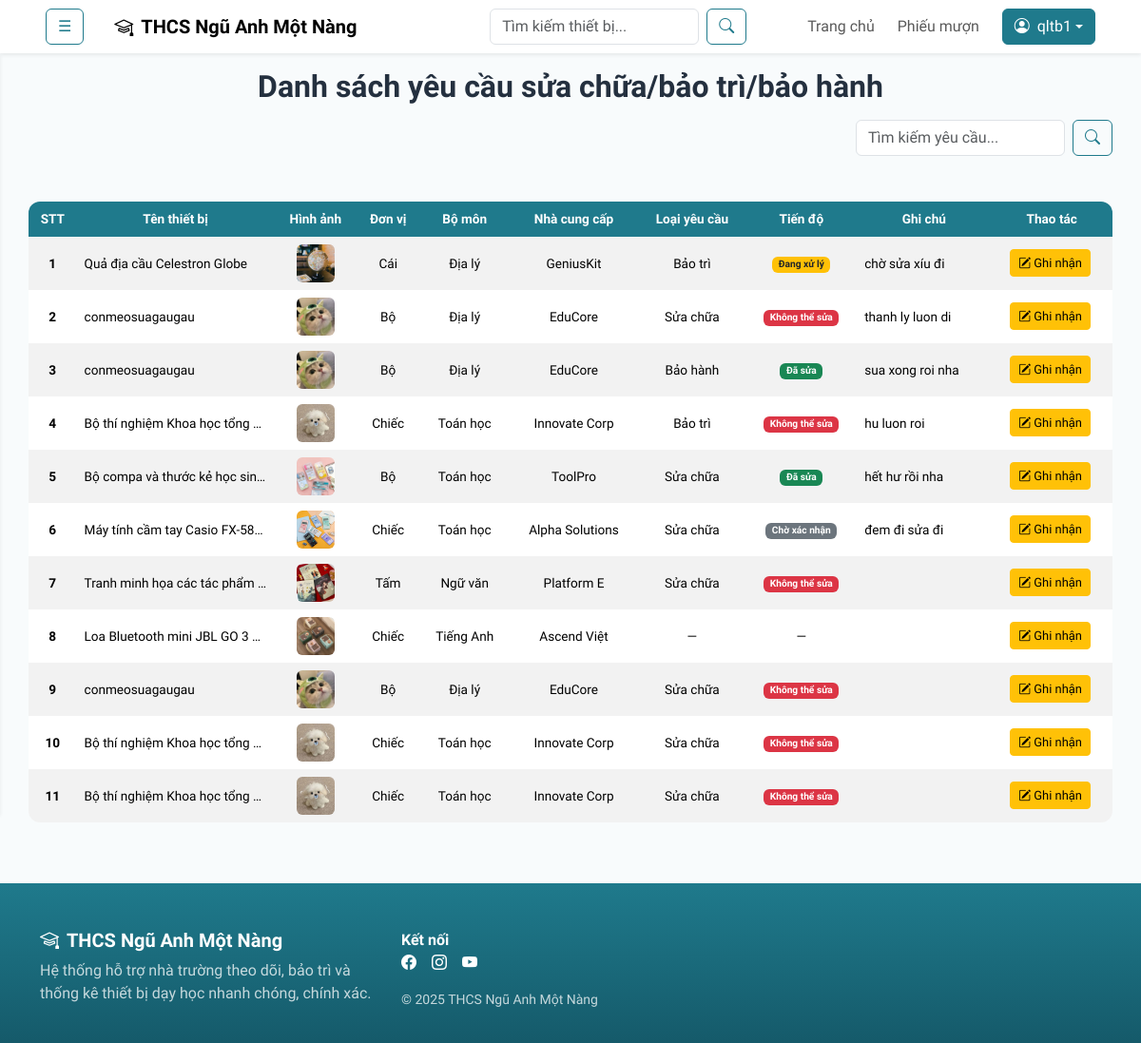
The app's page /index.php?page=dsghinhan (signed in) with its own data.
### tables this page shows
CREATE TABLE `yeucauscbtbh` (
  `maYeuCau` int(11) NOT NULL,
  `maChiTietTB` int(11) NOT NULL,
  `loaiYeuCau` varchar(50) DEFAULT NULL,
  `tienDo` varchar(50) DEFAULT NULL,
  `ghiChu` text DEFAULT NULL
);

CREATE TABLE `thietbi` (
  `maThietBi` int(11) NOT NULL,
  `tenThietBi` varchar(255) NOT NULL,
  `hinhAnh` varchar(255) DEFAULT NULL,
  `donVi` varchar(50) NOT NULL,
  `soLuong` int(11) NOT NULL,
  `lop` varchar(50) NOT NULL,
  `maBoMon` int(11) NOT NULL,
  `maNhaCungCap` int(11) NOT NULL,
  `moTa` text DEFAULT NULL
);

CREATE TABLE `bomon` (
  `maBoMon` int(11) NOT NULL,
  `tenBoMon` varchar(100) NOT NULL,
  `moTa` text DEFAULT NULL
);

CREATE TABLE `nhacungcap` (
  `maNhaCungCap` int(11) NOT NULL,
  `tenNhaCungCap` varchar(100) NOT NULL,
  `diaChi` varchar(255) DEFAULT NULL,
  `soDienThoai` varchar(20) DEFAULT NULL,
  `email` varchar(100) DEFAULT NULL
);

### App/Models/mYeuCauSCBTBH.php (called while the page is built, shortened)
<?php
class modelYeuCauSCBTBH{
    public function selectAllYeuCauSCBTBH() {
        $p = new clsKetNoi();
        $truyvan = "SELECT *, yc.ghiChu FROM yeucauscbtbh yc
                    JOIN chitietthietbi ct ON yc.maChiTietTB = ct.maChiTietTB
                    JOIN thietbi tb ON ct.maThietBi = tb.maThietBi
                    JOIN bomon bm ON tb.maBoMon = bm.maBoMon
                    JOIN nhacungcap ncc ON tb.maNhaCungCap = ncc.maNhaCungCap";
        $con = $p->moketnoi();
        $kq = mysqli_query($con, $truyvan);
        return $kq;
    }
}
?>

### App/Controllers/cYeuCauSCBTBH.php (called while the page is built, shortened)
<?php
include_once('App/Models/mYeuCauSCBTBH.php');
class controlYeuCauSCBTBH {
    public function getAllYeuCauSCBTBH() {
        $p = new modelYeuCauSCBTBH();
        $kq = $p->selectAllYeuCauSCBTBH();
        return $kq;
    }
}
?>

### App/Views/thietbi/ghinhanscbtbh/dsghinhan.php (the view, shortened to what this page needs)
<h2 class="text-center fw-semibold my-3">Danh sách yêu cầu sửa chữa/bảo trì/bảo hành</h2>
<div class="d-flex mx-auto justify-content-between align-items-center" style="width: 95%">
    <form class="d-flex ms-auto" action="index.php" method="get">
        <input class="form-control me-2" type="text" name="keyword" placeholder="Tìm kiếm yêu cầu..." style="width: 220px;">
        <button class="btn btn-outline-primary" type="submit"><i class="bi bi-search"></i></button>
    </form>
</div>
<div class="d-flex justify-content-center">
    <div class="table-responsive my-5" style="width: 95%;">
        <table class="table table-striped table-hover table-borderless align-middle" style="font-size: 0.85em;">
            <thead class="text-center">
                <tr>
                    <th>STT</th>
                    <th>Tên thiết bị</th>
                    <th>Hình ảnh</th>
                    <th>Đơn vị</th>
                    <th>Bộ môn</th>
                    <th>Nhà cung cấp</th>
                    <th>Loại yêu cầu</th>
                    <th>Tiến độ</th>
                    <th>Ghi chú</th>
                    <th>Thao tác</th>
                </tr>
            </thead>
            <tbody>
            <?php
            include_once('App/Controllers/cYeuCauSCBTBH.php');
            $p = new controlYeuCauSCBTBH();
            if(isset($_GET['keyword'])) {
                $keyword = $_GET['keyword'];
                $kq = $p->searchYeuCauSCBTBH($keyword);
            } else {
                $kq = $p->getAllYeuCauSCBTBH();
            }
            if ($kq && $kq->num_rows > 0) {
                $dem = 0;
                while ($r = $kq->fetch_assoc()) {
                    $dem++;
                    echo '<tr>';
                        echo '<td class="text-center"><strong>' . $dem . '</strong></td>';
                        echo '<td title="'.$r['tenThietBi'].'">' . $r['tenThietBi'] . '</td>';
                        echo '<td><img src="public/uploads/' . $r['hinhAnh'] . '" width="40" height="40" class="rounded d-block mx-auto"></td>';
                        echo '<td class="text-center">' . $r['donVi'] . '</td>';
                        echo '<td class="text-center">' . $r['tenBoMon'] . '</td>';
                        echo '<td class="text-center">' . $r['tenNhaCungCap'] . '</td>';
                        echo '<td class="text-center">';
                            echo ($r['loaiYeuCau'] === NULL) ? '—' : $r['loaiYeuCau'];
                        echo '</td>';
                        echo '<td class="text-center">';
                            switch ($r['tienDo']) {
                                case "Chờ xác nhận": echo '<span class="badge bg-secondary">' . $r['tienDo'] . '</span>'; break;
                                case "Đang xử lý": echo '<span class="badge bg-warning text-dark">' . $r['tienDo'] . '</span>'; break;
                                case "Đã sửa": echo '<span class="badge bg-success">' . $r['tienDo'] . '</span>'; break;
                                case "Không thể sửa": echo '<span class="badge bg-danger">' . $r['tienDo'] . '</span>'; break;
                                default: echo '—';
                            }
                        echo '</td>';
                        echo '<td>' . $r['ghiChu'] . '</td>';
                        echo '<td class="text-center">';
                            echo '<a href="index.php?page=ghinhanyeucau&maYeuCau=' . $r['maYeuCau'] . '" class="btn btn-sm btn-warning" style="font-size: 0.95em;"><i class="bi bi-pencil-square"></i> Ghi nhận</a>&nbsp;';
                        echo '</td>';
                    echo '</tr>';
                }
            } else {
                echo '<tr><td colspan="11"><h5 class="text-center text-muted">Chúng tôi tạm thời chưa có yêu cầu nào, mời bạn quay lại sau.</h5></td></tr>';
            }
            ?>
            </tbody>
        </table>
    </div>
</div>

### public/css/style.css (style rules this page uses)
:root { --na-primary: #1f7a8c; --na-primary-2: #155a6a; --na-accent: #f4a261; --na-ink: #24303f; --na-muted: #6c7a89; --na-bg: #f8fbfc; --na-card: #ffffff; --na-gold: #c9a227; --shadow-soft: 0 10px 30px rgba(31,122,140,.12); }
body { font-family: 'Quicksand', Arial, sans-serif; color:var(--na-ink); background:var(--na-bg) }
.btn-outline-primary { --bs-btn-color:var(--na-primary); --bs-btn-border-color:var(--na-primary); --bs-btn-hover-bg:var(--na-primary); --bs-btn-hover-border-color:var(--na-primary) }
.table thead th { background-color: var(--na-primary); color: white; }
.table { border-radius: 12px; overflow: hidden; }

### App/Views/thietbi/ghinhanscbtbh/dsghinhan.php (style rules this page uses)
th, td { max-width: 12.5em; white-space: nowrap; overflow: hidden; text-overflow: ellipsis; }

### records on screen
yeucauscbtbh: thietbi.tenThietBi "Quả địa cầu Celestron Globe", thietbi.hinhAnh (picture), thietbi.donVi "Cái", bomon.tenBoMon "Địa lý", nhacungcap.tenNhaCungCap "GeniusKit", loaiYeuCau "Bảo trì", tienDo "Đang xử lý", ghiChu "chờ sửa xíu đi"
yeucauscbtbh: thietbi.tenThietBi "conmeosuagaugau", thietbi.hinhAnh (picture), thietbi.donVi "Bộ", bomon.tenBoMon "Địa lý", nhacungcap.tenNhaCungCap "EduCore", loaiYeuCau "Sửa chữa", tienDo "Không thể sửa", ghiChu "thanh ly luon di"
yeucauscbtbh: thietbi.tenThietBi "conmeosuagaugau", thietbi.hinhAnh (picture), thietbi.donVi "Bộ", bomon.tenBoMon "Địa lý", nhacungcap.tenNhaCungCap "EduCore", loaiYeuCau "Bảo hành", tienDo "Đã sửa", ghiChu "sua xong roi nha"
yeucauscbtbh: thietbi.tenThietBi "Bộ thí nghiệm Khoa học tổng…", thietbi.hinhAnh (picture), thietbi.donVi "Chiếc", bomon.tenBoMon "Toán học", nhacungcap.tenNhaCungCap "Innovate Corp", loaiYeuCau "Bảo trì", tienDo "Không thể sửa", ghiChu "hu luon roi"
yeucauscbtbh: thietbi.tenThietBi "Bộ compa và thước kẻ học sin…", thietbi.hinhAnh (picture), thietbi.donVi "Bộ", bomon.tenBoMon "Toán học", nhacungcap.tenNhaCungCap "ToolPro", loaiYeuCau "Sửa chữa", tienDo "Đã sửa", ghiChu "hết hư rồi nha"
yeucauscbtbh: thietbi.tenThietBi "Máy tính cầm tay Casio FX-58…", thietbi.hinhAnh (picture), thietbi.donVi "Chiếc", bomon.tenBoMon "Toán học", nhacungcap.tenNhaCungCap "Alpha Solutions", loaiYeuCau "Sửa chữa", tienDo "Chờ xác nhận", ghiChu "đem đi sửa đi"
yeucauscbtbh: thietbi.tenThietBi "Tranh minh họa các tác phẩm…", thietbi.hinhAnh (picture), thietbi.donVi "Tấm", bomon.tenBoMon "Ngữ văn", nhacungcap.tenNhaCungCap "Platform E", loaiYeuCau "Sửa chữa", tienDo "Không thể sửa"
yeucauscbtbh: thietbi.tenThietBi "Loa Bluetooth mini JBL GO 3…", thietbi.hinhAnh (picture), thietbi.donVi "Chiếc", bomon.tenBoMon "Tiếng Anh", nhacungcap.tenNhaCungCap "Ascend Việt"
yeucauscbtbh: thietbi.tenThietBi "conmeosuagaugau", thietbi.hinhAnh (picture), thietbi.donVi "Bộ", bomon.tenBoMon "Địa lý", nhacungcap.tenNhaCungCap "EduCore", loaiYeuCau "Sửa chữa", tienDo "Không thể sửa"
yeucauscbtbh: thietbi.tenThietBi "Bộ thí nghiệm Khoa học tổng…", thietbi.hinhAnh (picture), thietbi.donVi "Chiếc", bomon.tenBoMon "Toán học", nhacungcap.tenNhaCungCap "Innovate Corp", loaiYeuCau "Sửa chữa", tienDo "Không thể sửa"
yeucauscbtbh: thietbi.tenThietBi "Bộ thí nghiệm Khoa học tổng…", thietbi.hinhAnh (picture), thietbi.donVi "Chiếc", bomon.tenBoMon "Toán học", nhacungcap.tenNhaCungCap "Innovate Corp", loaiYeuCau "Sửa chữa", tienDo "Không thể sửa"

### other values on screen
$_SESSION['tenDangNhap'] "qltb1"
